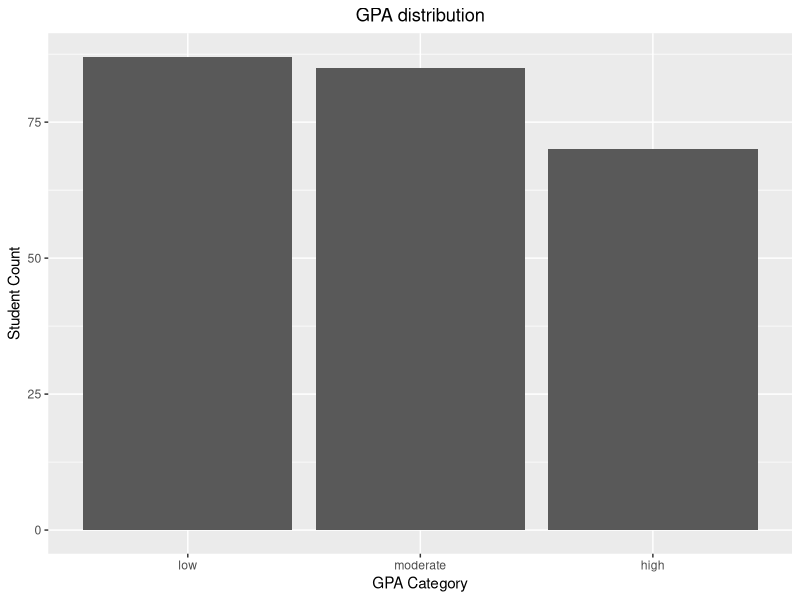
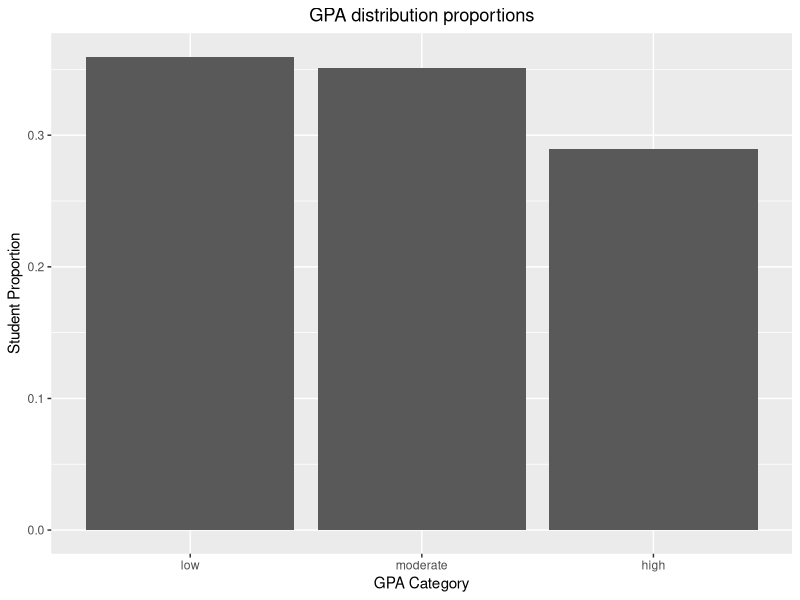
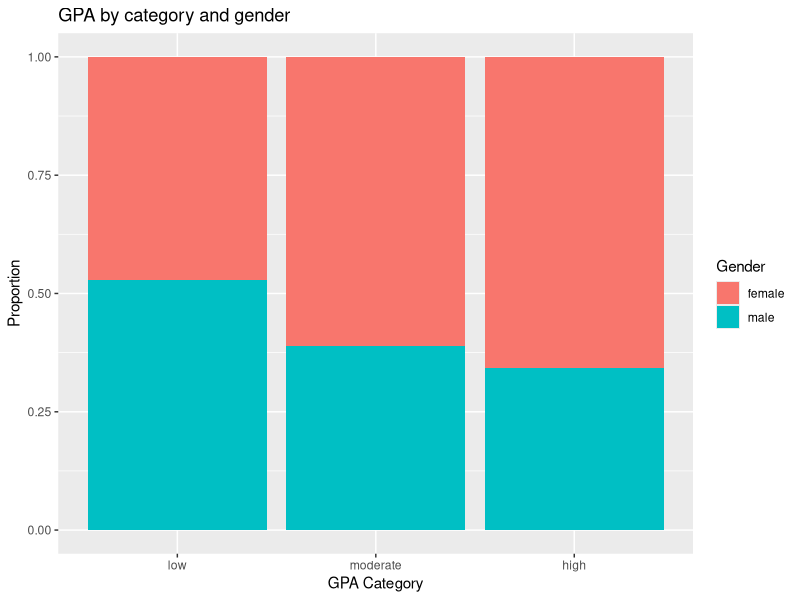
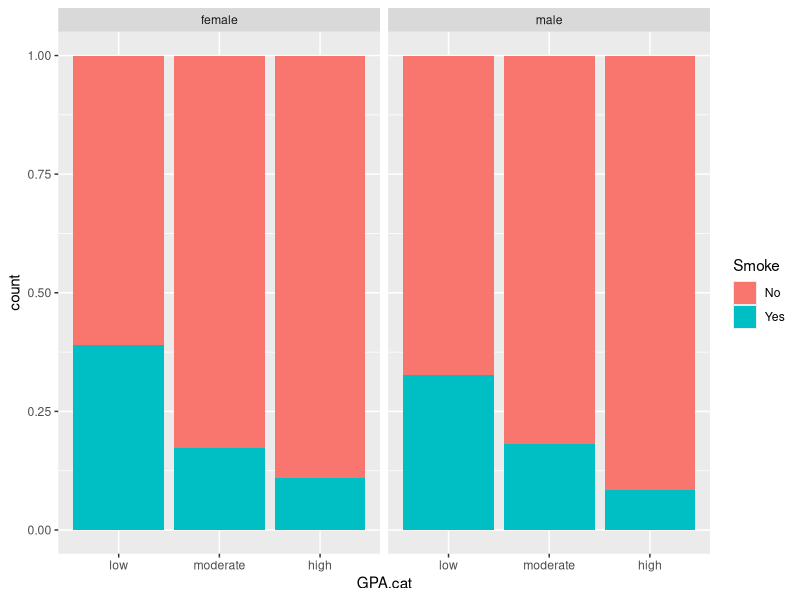
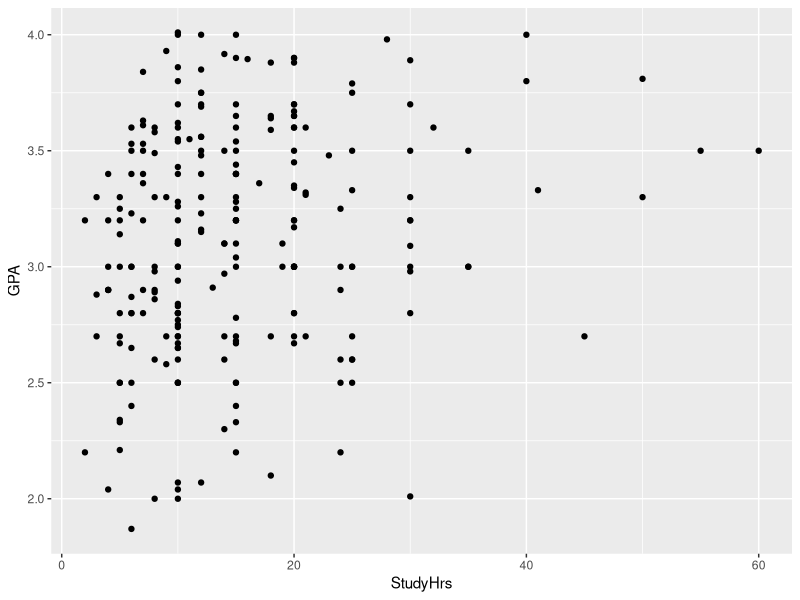
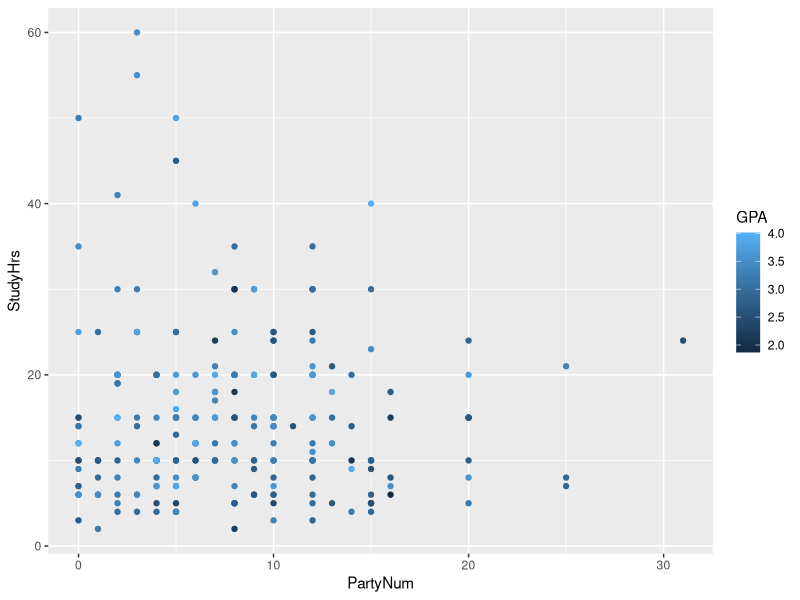
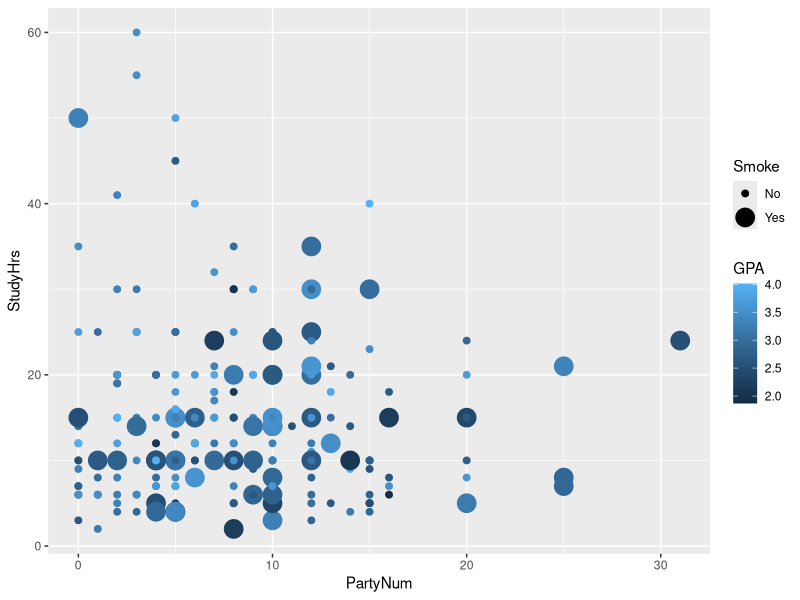

Here is the R script that generated these plots, in order:
## ---- chunk 1
library(tidyverse)
df<-read.csv("new_students.csv", header = TRUE)
## ---- chunk 2
df$GPA.cat<- factor(df$GPA.cat, levels=c("low","moderate","high"))
# levels(df$GPA.cat) checks the order of levels
table(df$GPA.cat)
## ---- chunk 3
df_clean<-df%>%
  drop_na(GPA.cat)
ggplot(df_clean, aes(x=GPA.cat))+
  geom_bar() +
  theme(axis.text.x = element_text(angle=0),
        plot.title = element_text(hjust=0.5))+
  labs(x="GPA Category", y = "Student Count", title = "GPA distribution")
## ---- chunk 4
prop_df<-df_clean%>%
  group_by(GPA.cat)%>%
  summarize(Counts=n())%>%
  mutate(Percent = Counts/nrow(df_clean))
prop_df
ggplot(prop_df, aes(x=GPA.cat, y=Percent))+
  geom_bar(stat = "identity") +
  theme(axis.text.x = element_text(angle = 0),
        plot.title = element_text(hjust = 0.5))+
  labs(x="GPA Category", y = "Student Proportion", title = "GPA distribution proportions")

## ---- chunk 5
two_way_table<-table(df_clean$Gender, df_clean$GPA.cat)
two_way_table
## ---- chunk 6
round(prop.table(two_way_table, 1)*100, 2)
round(prop.table(two_way_table, 2)*100, 2)
## ---- chunk 7
ggplot(df_clean, aes(x = GPA.cat, fill = Gender))+
  geom_bar(position = "fill")+
  labs(x="GPA Category", y = "Proportion", title = "GPA by category and gender")
## ---- chunk 8
ggplot(df_clean, aes(x = GPA.cat, fill = Smoke))+
  geom_bar(position = "fill")+
  facet_wrap(~Gender)
## ---- chunk 9
ggplot(df_clean, aes(x = StudyHrs, y = GPA))+
  geom_point()
## ---- chunk 10
ggplot(df_clean, aes(x = PartyNum, y = StudyHrs, color = GPA))+
  geom_point()
## ---- chunk 11
ggplot(df_clean, aes(x = PartyNum, y = StudyHrs, color = GPA, size = Smoke))+
  geom_point()
